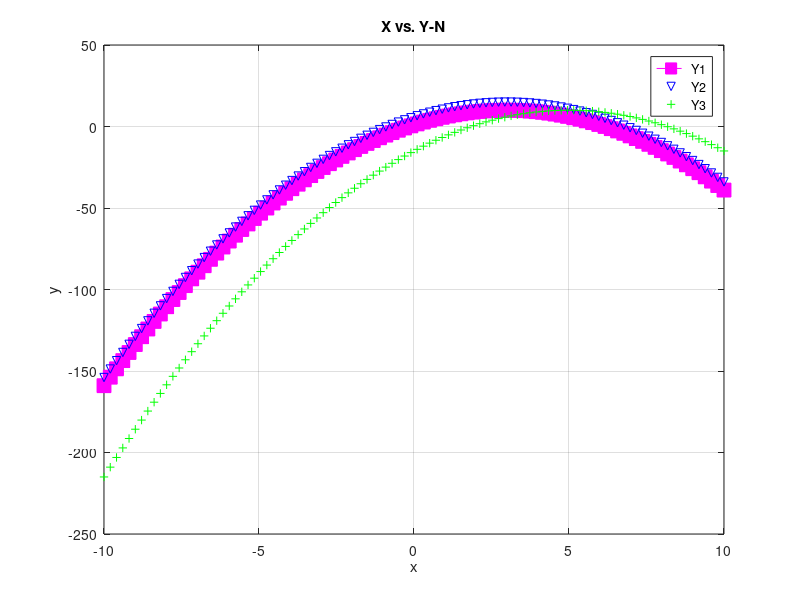

The MATLAB script that drew this image:
% Example 2

clc, clearvars;


x = linspace(-10,10);
y1 = ((-(x-3).^2)) +10;
y2 = ((-(x-3).^2)) +15;
y3 = ((-(x-5).^2)) +10;

figure(1)
%subplot(2,2,1)
plot(x,y1, '--ms', 'MarkerFaceColor','m', 'MarkerSize',10)
hold on
plot(x,y2, 'bv')
hold on
plot(x,y3, 'g+')

xlabel('x'), ylabel('y'), title('X vs. Y-N')
legend('Y1', 'Y2', 'Y3')
%xlim([0 2]), ylim([0 100])
grid on